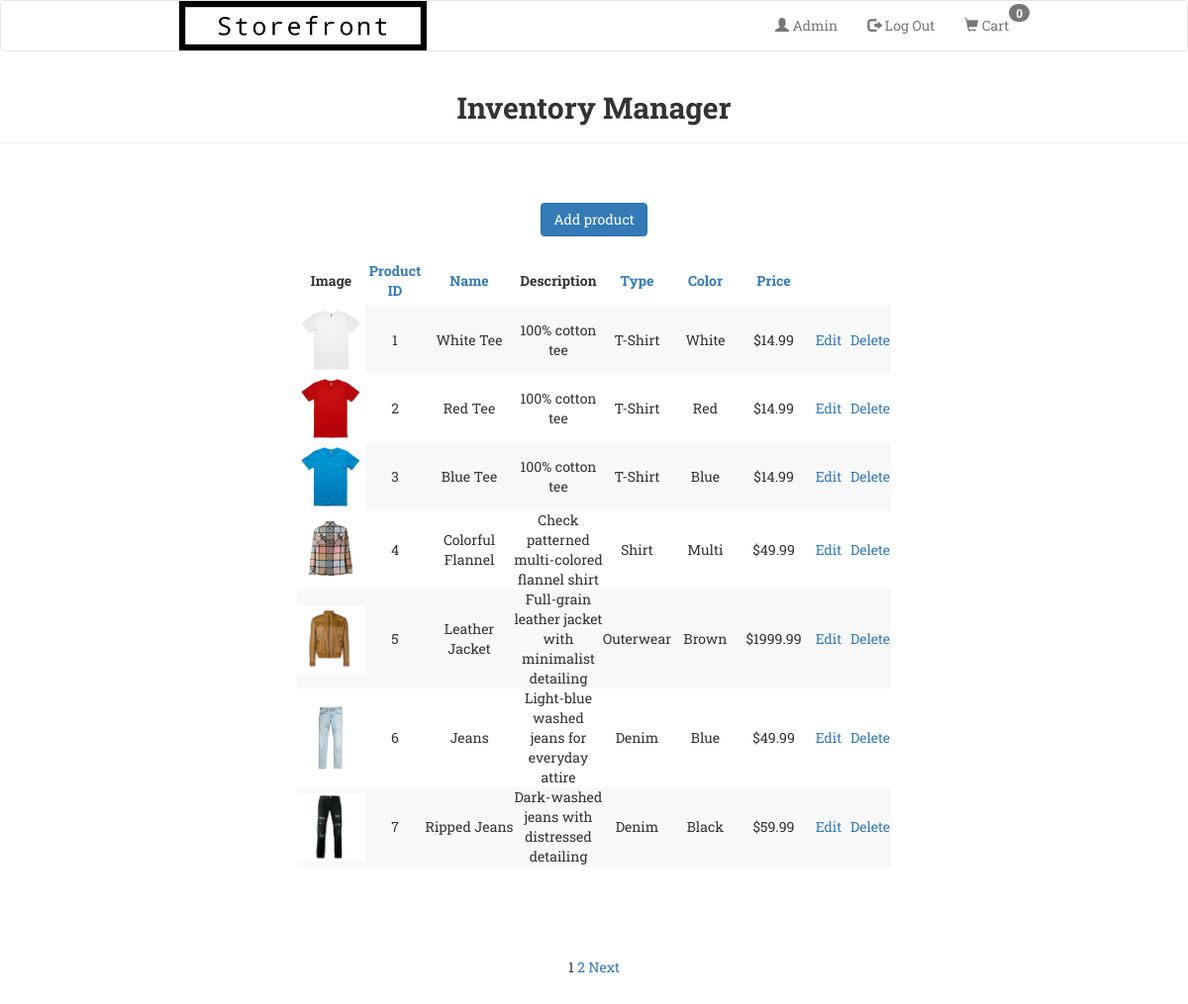
Screenshot of /Storefront/admin/inventory.php (signed in) with the database file from the repository.
### tables this page shows
CREATE TABLE `entity_product` (
  `product_id` int(10) NOT NULL AUTO_INCREMENT,
  `product_name` varchar(50) NOT NULL,
  `description` varchar(100) DEFAULT NULL,
  `type` int(10) NOT NULL,
  `product_color` varchar(50) NOT NULL,
  `product_price` decimal(50,2) NOT NULL,
  `image` varchar(100) NOT NULL,
  PRIMARY KEY (`product_id`),
  KEY `entity_product_ibfk_1` (`type`),
  CONSTRAINT `entity_product_ibfk_1` FOREIGN KEY (`type`) REFERENCES `enum_product_type` (`id`)
);

CREATE TABLE `enum_product_type` (
  `id` int(10) NOT NULL,
  `product_type` varchar(50) DEFAULT NULL,
  PRIMARY KEY (`id`)
);

### Storefront/admin/inventory.php (the view, shortened to what this page needs)
<?php
include ('../includes/header.php');
require_once "../config.php";
echo '<div class="page-header"><h2><b>Inventory Manager</b></h2></div>';
$display = 7;
if (isset($_GET['p']) && is_numeric($_GET['p'])) {
    $pages = $_GET['p'];
} else {
    $q = "SELECT COUNT(product_id) FROM entity_product";
    $r = mysqli_query ($link, $q);
    $row = mysqli_fetch_array($r, MYSQLI_NUM);
    $records = $row[0];
    if ($records > $display) {
        $pages = ceil ($records/$display);
    } else {
        $pages = 1;
    }
}
if (isset($_GET['s']) && is_numeric($_GET['s'])) {
    $start = $_GET['s'];
} else {
    $start = 0;
}
$sort = (isset($_GET['sort'])) ? $_GET['sort'] : 'pid';
switch ($sort) {
    case 'pid':
        $order_by = 'product_id ASC';
        break;
}
$sql = "SELECT `entity_product`.*, `enum_product_type`.`product_type` FROM `storefront`.`entity_product` AS `entity_product`, `storefront`.`enum_product_type` AS `enum_product_type` WHERE `entity_product`.`type` = `enum_product_type`.`id` ORDER BY $order_by LIMIT $start, $display";
$rs = mysqli_query($link,$sql);
echo "<div class='text-center'>";
echo '<a href="add_product.php" class="btn btn-primary">Add product</a><br><br>';
echo '<table class="tcenter">
      <tr>
        <th>Image</th>
        <th width=10%><a href="inventory.php?sort=pid">Product ID</a></th>
        <th width=15%><a href="inventory.php?sort=name">Name</a></th>
        <th width=15%>Description</th>
        <th><a href="inventory.php?sort=type">Type</a></th>
        <th><a href="inventory.php?sort=col">Color</a></th>
        <th><a href="inventory.php?sort=p">Price</a></th>
        <th width=7%></th>
        <th width=7%></th>
      </tr>';
while($re = mysqli_fetch_array($rs, MYSQLI_BOTH)) {
    echo "<tr><td><img height='100px;' width='300px;' src='/Storefront/img/{$re['image']}'</td>";
    echo "<td>"     . $re['product_id']   . "</td>";
    echo "<td>"     . $re['product_name']  . "</td>";
    echo "<td>"     . $re['description']  . "</td>";
    echo "<td>"     . $re['product_type']  . "</td>";
    echo "<td>"     . $re['product_color']  . "</td>";
    echo "<td>$"    . $re['product_price']  . "</td>";
    echo "<td><a href='edit_product.php?id=" . $re['product_id'] . "'>Edit</a></td>";
    echo "<td><a href='delete_product.php?id=" . $re['product_id'] . "'>Delete</a></td></tr>";
}
echo "</table>";
echo "</div>";
if ($pages > 1) {
    echo '<div class="text-center">';
    echo '<br /><p>';
    $current_page = ($start/$display) + 1;
    for ($i = 1; $i <= $pages; $i++) {
        if ($i != $current_page) {
            echo '<a href="inventory.php?s=' . (($display * ($i - 1))) . '&p=' . $pages . '&sort=' . $sort . '">' . $i . '</a> ';
        } else {
            echo $i . ' ';
        }
    }
    if ($current_page != $pages) {
        echo '<a href="inventory.php?s=' . ($start + $display) . '&p=' . $pages . '&sort=' . $sort . '">Next</a>';
    }
    echo '</p>';
    echo '</div>';
}
?>
</body>
</html>

### Storefront/stylesheet.css (style rules this page uses)
body { font-family: 'Roboto Slab', serif; padding-bottom: 5%; }
* { box-sizing: border-box; }
.text-center { margin-top: 5%; padding-bottom: 1%; }
table { table-layout: fixed; border-collapse: collapse; width: 50%; }
th, td { text-align: center; height: 50px; }
tr:nth-child(even) { background-color: #F8F8F8; }
table.tcenter { margin-left: auto; margin-right: auto; }
.page-header { text-align: center; }
img { width: auto; height: auto; max-width: 100%; }

### rows the page displays
entity_product: image (picture), product_id "1", product_name "White Tee", description "100% cotton tee", type.product_type "T-Shirt", product_color "White", product_price "14.99"
entity_product: image (picture), product_id "2", product_name "Red Tee", description "100% cotton tee", type.product_type "T-Shirt", product_color "Red", product_price "14.99"
entity_product: image (picture), product_id "3", product_name "Blue Tee", description "100% cotton tee", type.product_type "T-Shirt", product_color "Blue", product_price "14.99"
entity_product: image (picture), product_id "4", product_name "Colorful Flannel", description "Check patterned multi-colored flannel shirt", type.product_type "Shirt", product_color "Multi", product_price "49.99"
entity_product: image (picture), product_id "5", product_name "Leather Jacket", description "Full-grain leather jacket with minimalist detailing", type.product_type "Outerwear", product_color "Brown", product_price "1999.99"
entity_product: image (picture), product_id "6", product_name "Jeans", description "Light-blue washed jeans for everyday attire", type.product_type "Denim", product_color "Blue", product_price "49.99"
entity_product: image (picture), product_id "7", product_name "Ripped Jeans", description "Dark-washed jeans with distressed detailing", type.product_type "Denim", product_color "Black", product_price "59.99"
